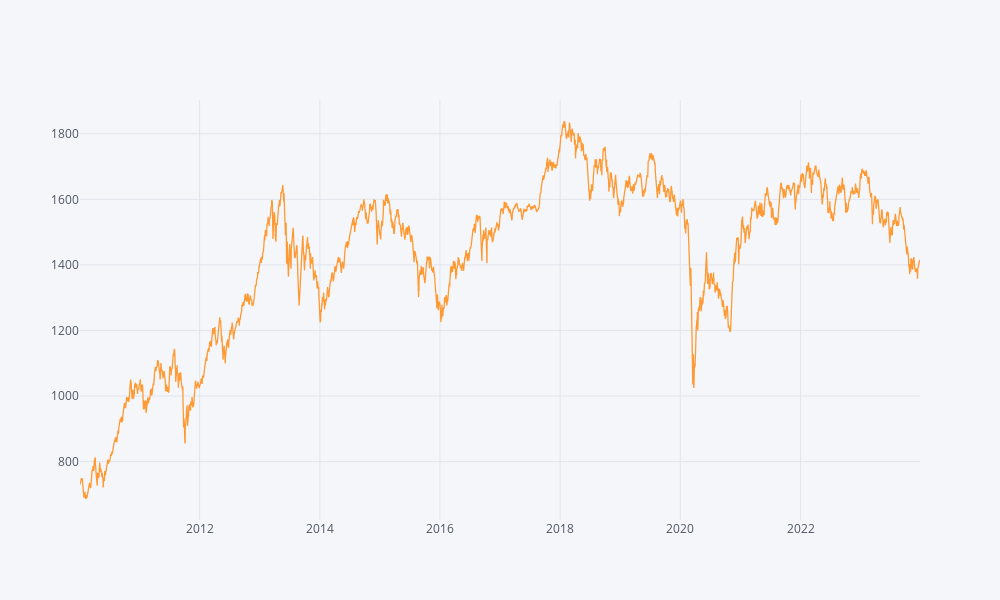

Notebook source saved alongside this figure:
### Code cell
df = df1.copy()
df['Adj Close'].iplot(kind='line')

### Figure 1 — Plotly figure (JSON) as saved in the notebook; plotly's stock layout.template omitted (floating-point values rounded to 4 significant figures; data arrays with more than 128 entries replaced by an {"elided": "..."} marker saying what was removed)
{"data": [{"line": {"color": "rgba(255, 153, 51, 1.0)", "dash": "solid", "shape": "linear", "width": 1.3}, "mode": "lines", "name": "Adj Close", "text": "", "type": "scatter", "x": {"elided": "3402 str values"}, "y": {"elided": "3402 float values"}}], "layout": {"height": 600, "legend": {"bgcolor": "#F5F6F9", "font": {"color": "#4D5663"}}, "paper_bgcolor": "#F5F6F9", "plot_bgcolor": "#F5F6F9", "title": {"font": {"color": "#4D5663"}}, "width": 1000, "xaxis": {"gridcolor": "#E1E5ED", "showgrid": true, "tickfont": {"color": "#4D5663"}, "title": {"font": {"color": "#4D5663"}, "text": ""}, "zerolinecolor": "#E1E5ED"}, "yaxis": {"gridcolor": "#E1E5ED", "showgrid": true, "tickfont": {"color": "#4D5663"}, "title": {"font": {"color": "#4D5663"}, "text": ""}, "zerolinecolor": "#E1E5ED"}}}
